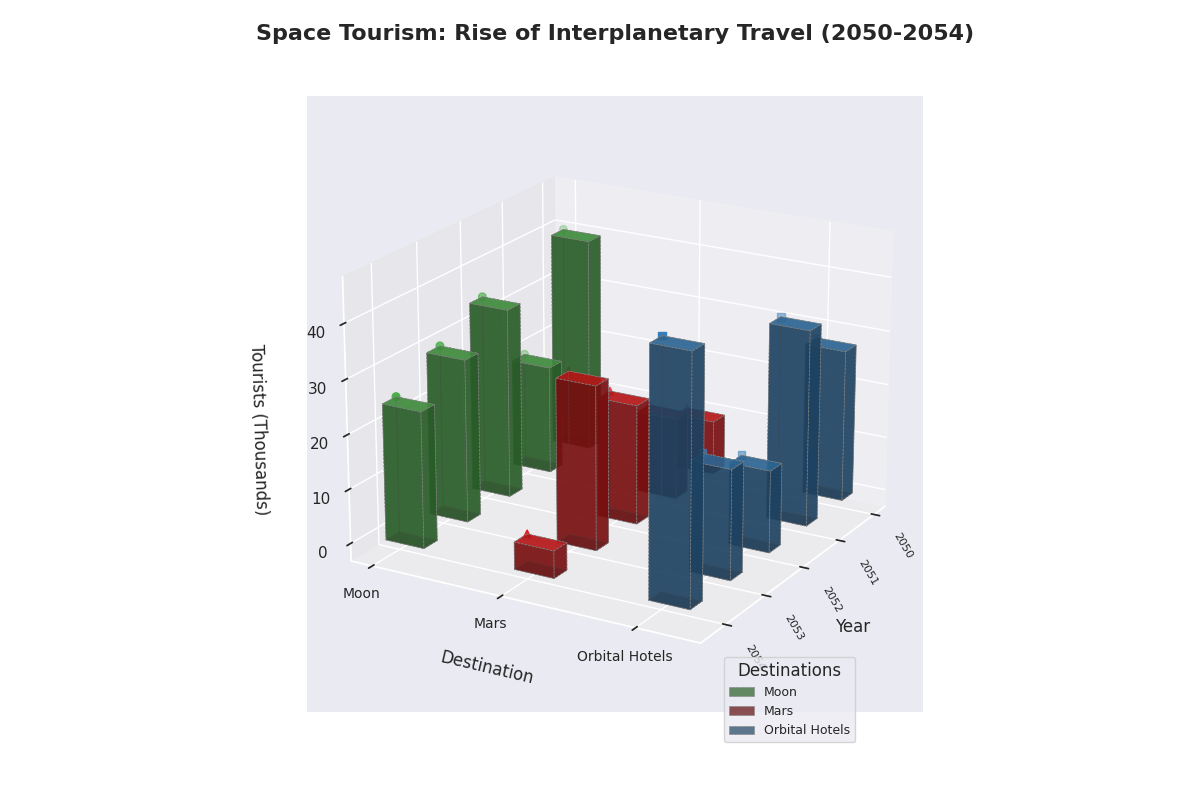

The script that drew this image:
import numpy as np
import matplotlib.pyplot as plt
from mpl_toolkits.mplot3d import Axes3D

years = np.array(['2050', '2051', '2052', '2053', '2054'])
destinations = ['Moon', 'Mars', 'Orbital Hotels']

tourists_data = np.array([
    [40, 20, 35, 30, 25],  # Shuffled data for "Moon"
    [10, 15, 22, 30, 5],   # Shuffled data for "Mars"
    [28, 36, 15, 20, 45],  # Shuffled data for "Orbital Hotels"
])

fig = plt.figure(figsize=(12, 8))
ax = fig.add_subplot(111, projection='3d')

colors = ['#4daf4a', '#e41a1c', '#377eb8']
markers = ['o', '^', 's']

for dest_idx, destination in enumerate(destinations):
    x_pos = np.arange(len(years))
    y_pos = np.full_like(x_pos, dest_idx)
    z_pos = np.zeros_like(x_pos)
    
    dz = tourists_data[dest_idx]
    ax.bar3d(x_pos, y_pos, z_pos, dx=0.3, dy=0.3, dz=dz, 
             color=colors[dest_idx], edgecolor='grey', linewidth=0.5, 
             linestyle='--', alpha=0.7, label=destination)
    ax.scatter(x_pos, y_pos, z_pos + dz, color=colors[dest_idx], 
               marker=markers[dest_idx], s=30)

ax.set_xticks(np.arange(len(years)))
ax.set_xticklabels(years, rotation=-60, ha='left', fontsize=8)
ax.set_yticks(np.arange(len(destinations)))
ax.set_yticklabels(destinations, fontsize=10)
ax.set_xlabel('Year', labelpad=15)
ax.set_ylabel('Destination', labelpad=15)
ax.set_zlabel('Tourists (Thousands)', labelpad=15)

ax.set_title('Space Tourism: Rise of Interplanetary Travel (2050-2054)', pad=40, fontsize=16, weight='bold')
ax.legend(title='Destinations', loc='upper right', bbox_to_anchor=(0.9, 0.1), fontsize=9)

ax.grid(True, linestyle='-', color='lightgrey', linewidth=0.7)

ax.view_init(elev=20, azim=30)

plt.tight_layout()
plt.show()
